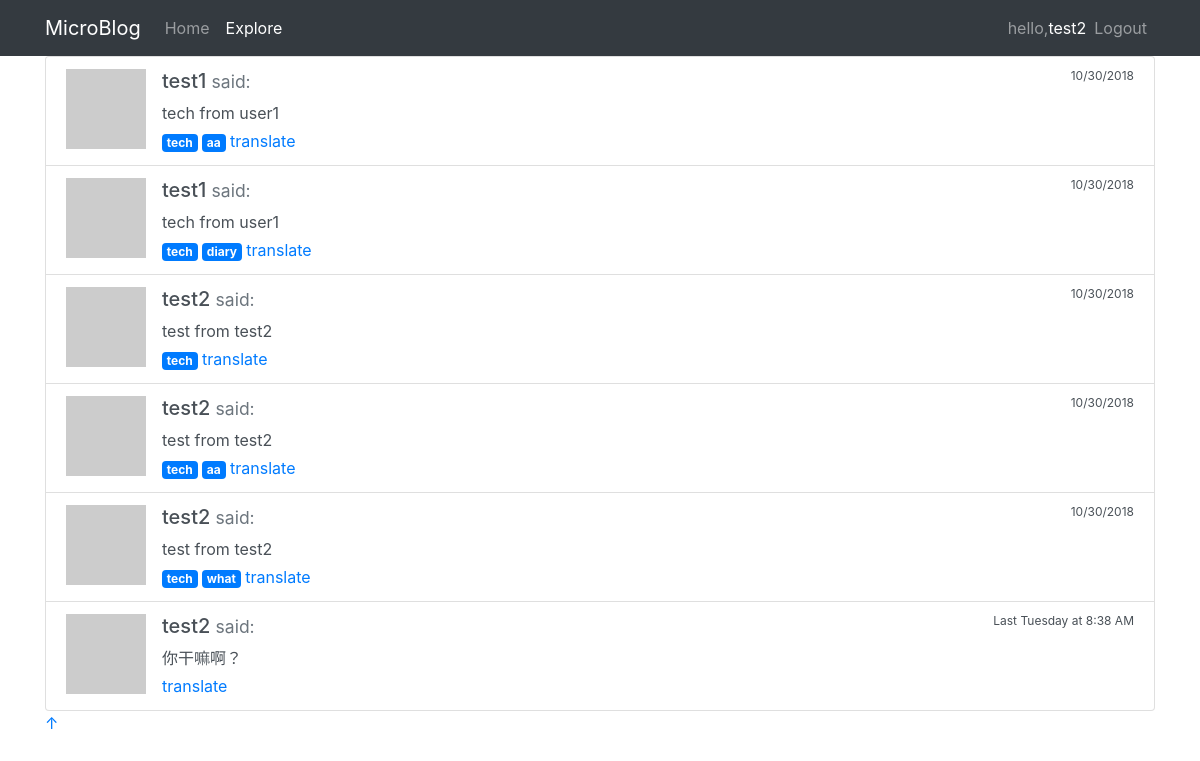
/posts (signed in), run on the app's committed database.
### app/models.py (models this page shows, shortened)
class PaginatedAPIMixin(object):
	@staticmethod
	def to_collection_dict(query, page, per_page, endpoint, **kwargs):
		recourse = query.paginate(page, per_page, False)
		data = {
			'items': [item.to_dict() for item in recourse.items],
			'_meta': {
				'page':page,
				'per_page':per_page,
				'total_page':recourse.pages,
				'total_items':recourse.total
			},
			'_links':{
				'self':url_for(endpoint,page=page,per_page=per_page,**kwargs),
				'next':url_for(endpoint,page=page+1,per_page=per_page,**kwargs) if recourse.has_next else None,
				'prev':url_for(endpoint,page=page-1,per_page=per_page,**kwargs) if recourse.has_prev else None
			}
		}
		return data

class User(db.Model, UserMixin, PaginatedAPIMixin):
	id = db.Column(db.Integer, primary_key=True)
	username = db.Column(db.String(64), index=True, unique=True)
	email = db.Column(db.String(120), index=True, unique=True)
	password_hash = db.Column(db.String(128))
	about_me = db.Column(db.String(140))
	last_seen = db.Column(db.DateTime, default=datetime.utcnow)
	token = db.Column(db.String(32), index=True, unique=True)
	token_expiration = db.Column(db.DateTime)
	followed = db.relationship(
		'User',
		secondary=followers,
		lazy='dynamic',
		primaryjoin=(followers.c.follower_id == id),
		secondaryjoin=(followers.c.followed_id == id),
		backref=db.backref('followers', lazy='dynamic'))
	role = db.relationship(
		'Role',
		secondary=user_roles,
		lazy='dynamic',
		backref=db.backref('users', lazy='dynamic')
	)
	def get_avatar(self, size):
		digest = md5(self.email.lower().encode('utf-8')).hexdigest()
		return 'https://www.gravatar.com/avatar/{}?d=identicon&s={}'.format(digest,size)
	def can_do(self,perm_name):
		can_do = False
		for r in self.role:
			if r.can_do(perm_name):
				can_do = True
		return can_do

class Post(db.Model, PaginatedAPIMixin):
	id = db.Column(db.Integer, primary_key=True)
	body = db.Column(db.String(140))
	timestamp = db.Column(db.DateTime, index=True, default=datetime.utcnow)
	user_id = db.Column(db.Integer, db.ForeignKey('user.id'))
	author = db.relationship('User', backref=db.backref('posts', lazy='dynamic'))
	tags = db.relationship('Tag', secondary=tags, lazy=True, backref=db.backref('pages', lazy='dynamic'))

class Tag(db.Model):
	id = db.Column(db.Integer, primary_key=True)
	name = db.Column(db.String(64), index=True, unique=True)

### app/main/routes.py (the view)
@bp.route('/posts', methods=['GET'])
@login_required
def posts():
	posts = Post.query.all()
	return render_template('posts.html', title='Posts list', posts=posts)

### app/main/routes.py (called while the page is built)
@bp.before_request
def before_request():
	if current_user.is_authenticated:
		current_user.last_seen = datetime.utcnow()
		db.session.commit()
	if not session.get('sessionId'):
		print('new_session')
		session['sessionId'] = str(datetime.utcnow())
		print(dir(session))
	g.sessionId = session.get('sessionId')

@bp.after_request
def after_request(response):
	response.headers["X-SaintIC-Media-Type"] = "saintic.v1"
	response.headers["Access-Control-Allow-Origin"] = "*"
	username = 'anonymous'
	if current_user.is_authenticated:
		username = current_user.username
	current_app.logger.info(json.dumps({
		"AccessLog": {
			"sessionId":g.sessionId,
			"status_code": response.status_code,
			"method": request.method,
			"ip": request.headers.get('X-Real-Ip', request.remote_addr),
			"url": request.url,
			"referer": request.headers.get('Referer'),
			"agent": request.headers.get("User-Agent"),
			"user": username
		}
	}
	))
	return response

### app/models.py (called while the page is built)
@login.user_loader
def load_user(id):
	return User.query.get(int(id))

	def can_do(self,perm_name):
		return True if self.perms.filter_by(name=perm_name).first() is not None else False

### app/main/templates/posts.html
{% extends "base.html" %}
{% block content %}
    <ul class="list-group">
    {% for post in posts %}
        {% include '_post.html' %}
    {% endfor %}
    </ul>
{% endblock %}

### app/main/templates/base.html (shortened to what this page needs)
<!DOCTYPE html>
<html lang="en">
<head>
    {{ bootstrap.load_css() }}
</head>
<body>
{% from 'bootstrap/nav.html' import render_nav_item %}
<nav class="navbar navbar-expand-lg navbar-dark bg-dark">
    <div class="container">
        <a class="navbar-brand" href="{{ url_for('main.index') }}">MicroBlog</a>
        <div class="navbar-nav mr-auto">
            {{ render_nav_item('main.index', 'Home') }}
            {{ render_nav_item('main.posts', 'Explore') }}
        </div>
        <div class="navbar-nav navbar-right">
            {% if current_user.is_anonymous %}
                <span class="navbar-text">hello, anonymous</span>
                {{ render_nav_item('auth.login', 'Login') }}
            {% else %}
                <span class="navbar-text">hello,<a href="{{ url_for('main.user',username=current_user.username) }}">{{ current_user.username }}</a> </span>
                {{ render_nav_item('auth.logout', 'Logout') }}
            {% endif %}
        </div>
    </div>
</nav>
<main class="container">
    {% from 'bootstrap/form.html' import render_field %}
    {% from 'bootstrap/form.html' import render_form %}
    {% block content %}{% endblock %}
    <footer class="test-center">
        {% block footer %}
            <p><a id="bottom" href="#" title="Go Top">&uarr;</a></p>
        {% endblock %}
    </footer>
</main>
</body>
</html>

### app/main/templates/_post.html
<li class="list-group-item list-group-item-action flex-column">
    <div class="media">
        <a class="align-self-start mr-3" href="{{ url_for('main.user',username=post.author.username) }}">
            <img src="{{ post.author.get_avatar(50) }}" /><br>
        </a>
        <div class="media-body">
            <h5 class="mt-0">
                {{ post.author.username }} <small class="text-muted"> said: </small>
                <small class="text-sm-right float-right" style="font-size:12px">{{ moment(post.timestamp).calendar() }}</small>
            </h5>
            <p class="mb-1"><span id = 'post{{ post.id }}'>{{ post.body }}</span></p>
            {% for tag in post.tags %}
                <span class="badge badge-primary">{{ tag.name }}</span>
            {% endfor %}
            <span id="dest{{ post.id }}">
                <a href="javascript:translate('#post{{ post.id }}','#dest{{ post.id }}','en','zh')">translate</a>
            </span>
        </div>
    </div>
</li>

### data on the page
User: username "test2"
Post: author.username "test1", timestamp "10/30/2018", body "tech from user1"
Tag: name "tech"
Tag: name "aa"
Post: author.username "test1", timestamp "10/30/2018", body "tech from user1"
Tag: name "diary"
Post: author.username "test2", timestamp "10/30/2018", body "test from test2"
Post: author.username "test2", timestamp "10/30/2018", body "test from test2"
Post: author.username "test2", timestamp "10/30/2018", body "test from test2"
Tag: name "what"
Post: author.username "test2", timestamp "Last Tuesday at 8:38 AM", body "你干嘛啊？"

### other printed values
{{ render_nav_item('main.index', 'Home') }} "Home"
{{ render_nav_item('main.posts', 'Explore') }} "Explore"
{{ render_nav_item('auth.logout', 'Logout') }} "Logout"
